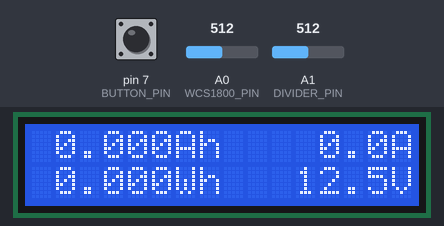
This sketch was run on a simulated Arduino Nano, built with avr-gcc and run on an emulated ATmega328P. Shown: 16×2 character LCD. Inputs (shaded band) come from the test bench; at power-on: A1 (DIVIDER_PIN) = 512, pin 7 (BUTTON_PIN) HIGH, A0 (WCS1800_PIN) = 512. EEPROM starts erased.

Above: at 1.2 s.
1.3 s: A1 (DIVIDER_PIN) set to 306
At 3.2 s:
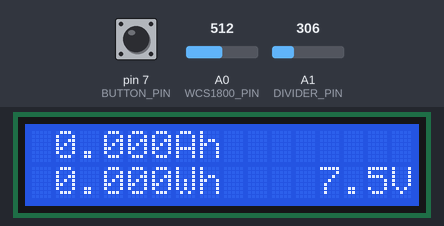
At 4.0 s:
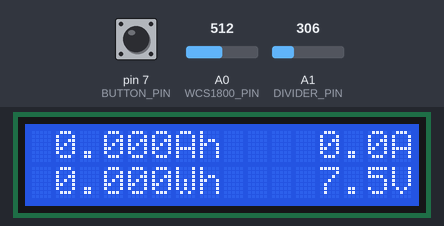
Timing chart, 0 to 5.5 s (numbered marks = the images above; inputs shaded):
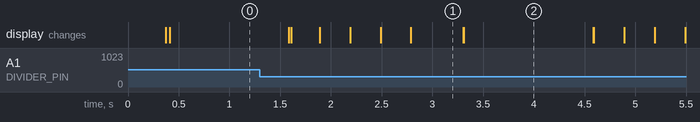

The sketch:

WhMeter1.ino
```cpp
/*
  Watt x hour meter with voltage divider, WCS1800 current sensor and
  LCD 1602 over I2C

  - VDD supply for Arduino Nano 7V - 12V.

  - Voltage divider 5x -> max 25V.

  - WCS1800 with 66mV/A and max 35A.

  - We sample as fast as possible because the current may oscillate
    (for example the tested APC UPS varies the current at 100Hz).
*/
#include <EEPROM.h>
#include <LiquidCrystal_I2C.h> // LiquidCrystal I2C by Frank de Brabander
                               // https://github.com/johnrickman/LiquidCrystal_I2C

// LCD
const uint8_t LCD_COLS = 16;
const uint8_t LCD_ROWS = 2;
LiquidCrystal_I2C lcd(0x27, LCD_COLS, LCD_ROWS); // PCF8574: 0x20 - 0x27 (default), PCF8574A: 0x38 - 0x3F (default)
char lcdLine1[16]; // not null terminated
char lcdLine2[16]; // not null terminated
int lcdLine1Pos = -1;
int lcdLine2Pos = -1;

// Button
const byte BUTTON_PIN = 7;
unsigned int btnPressedCount = 0;

// Voltage
const byte DIVIDER_PIN = A1;
const float factorVoltage = 5.0 * 5.0 / 1023.0;
float avgVoltage = 0.0;

// Current
const byte WCS1800_PIN = A0;
int zeroCurrent = 512;
const float factorCurrent = 5.0 / (1023.0 * 0.066);
float avgCurrent = 0.0;
float prevInstCurrent = 0.0;
int64_t ampMicros = 0;

// Power
float prevInstPower = 0.0;
int64_t wattMicros = 0;

// Time
unsigned long prevFastMicros;
unsigned long prevSlowMicros;

// Calibrate
const int CALIB_SIZE = 250;
static void zeroCalibrate()
{
  analogRead(WCS1800_PIN);  // read analog pin to stabilize the ADC
  uint32_t startMicros;
  int32_t dataSum = 0;
  for (int i = 0; i < CALIB_SIZE; i++)
  {
    startMicros = micros();
    dataSum += analogRead(WCS1800_PIN);   // AVR takes ~100μs to read it
    while (micros() - startMicros < 829); // sample rate = 1200Hz
  }
  zeroCurrent = dataSum / CALIB_SIZE;
  EEPROM.put(0, zeroCurrent);
}

void setup()
{
  // Load calibration value
  EEPROM.get(0, zeroCurrent);
  if (zeroCurrent < 0 || zeroCurrent > 1023)
    zeroCurrent = 512;

  // LCD
  lcd.init();             // this calls Wire.begin() which sets the default clock of 100000 (100kHz)
  Wire.setClock(400000);  // use fast mode at 400000 (400kHz)
  lcd.backlight();        // turn on the backlight
  lcd.clear();            // return to home position and clear everything

  // Button
  pinMode(BUTTON_PIN, INPUT_PULLUP);

  // Time
  unsigned long currentMicros = micros();
  prevFastMicros = currentMicros;
  prevSlowMicros = currentMicros;
}

void loop()
{
  // Current time
  unsigned long currentMicros = micros();

  // Sample voltage & current and do a single LCD operation
  // Note: cannot sample faster than 1000Hz because the code here can take up to 1ms
  if (currentMicros - prevFastMicros > 1200)
  {
    // Instantaneous
    int rawVoltage = analogRead(DIVIDER_PIN); // AVR takes ~100μs to read it
    int rawCurrent = analogRead(WCS1800_PIN); // AVR takes ~100μs to read it
    float instVoltage = rawVoltage * factorVoltage;
    float instCurrent = (rawCurrent - zeroCurrent) * factorCurrent;
    float instPower = instVoltage * instCurrent;
    ampMicros += (int64_t)((prevInstCurrent + instCurrent) / 2.0 * (float)(currentMicros - prevFastMicros)); // trapezoidal integration
    wattMicros += (int64_t)((prevInstPower + instPower) / 2.0 * (float)(currentMicros - prevFastMicros)); // trapezoidal integration

    // Moving average
    avgVoltage = (15.0 * avgVoltage + instVoltage) / 16.0;
    avgCurrent = (127.0 * avgCurrent + instCurrent) / 128.0;

    // One I2C operation at the time (I2C @ 400kHz takes ~650μs for each char write or position change)
    if (lcdLine1Pos == 16)
    {
      lcd.setCursor(0, 1);  // change to second line
      lcdLine1Pos = -1;     // disable writing of first line
      lcdLine2Pos = 0;      // start writing second line
    }
    else if (lcdLine2Pos == 16)
    {
      lcd.setCursor(0, 0);  // change back to first line
      lcdLine1Pos = -1;     // disable writing of first line
      lcdLine2Pos = -1;     // disable writing of second line
    }
    else if (lcdLine1Pos >= 0 && lcdLine1Pos <= 15)
      lcd.write(lcdLine1[lcdLine1Pos++]);
    else if (lcdLine2Pos >= 0 && lcdLine2Pos <= 15)
      lcd.write(lcdLine2[lcdLine2Pos++]);

    // Update vars for the next loop round
    prevInstCurrent = instCurrent;
    prevInstPower = instPower;
    prevFastMicros = currentMicros;
  }

  // Handle button press and update LCD buffers
  // Note: to make sure that all chars are displayed on the LCD,
  //       this must be executed at least 34x slower than the above
  if (currentMicros - prevSlowMicros > 300000)
  {
    // Long press (~3 sec) to calibrate
    bool displayCurrent = true;
    if (digitalRead(BUTTON_PIN) == HIGH)
    {
      ++btnPressedCount;
      if (btnPressedCount == 5 || btnPressedCount == 7 || btnPressedCount == 9)
        displayCurrent = false; // flash display before calibration
      if (btnPressedCount >= 10)
      {
        zeroCalibrate();
        btnPressedCount = 0;
      }
    }
    else
      btnPressedCount = 0;

    // Update LCD buffers
    if (lcdLine1Pos == -1 && lcdLine2Pos == -1)
    {
      // Init bufs
      memset(lcdLine1, ' ', 16);
      memset(lcdLine2, ' ', 16);
      char buf[7]; // the below dtostrf() write 6 chars + null char

      // Convert to Ah and Wh
      float Ah = (float)(ampMicros / 1000000) / 3600.0;
      float AhAbs = fabs(Ah);
      float Wh = (float)(wattMicros / 1000000) / 3600.0;
      float WhAbs = fabs(Wh);
      if (AhAbs > 99999.0 || WhAbs > 99999.0) // do reset on display overflow
      {
        ampMicros = 0;
        wattMicros = 0;
        Ah = 0.0;
        AhAbs = 0.0;
        Wh = 0.0;
        WhAbs = 0.0;
      }

      // Ah
      // Note: to make sure that dtostrf() does not round to one digit more,
      //       do <= 9.0, 99.0 or 999.0 and not < 10.0, 100.0 or 1000.0
      if (AhAbs <= 9.0)
        dtostrf(Ah, 6, 3, buf);
      else if (AhAbs <= 99.0)
        dtostrf(Ah, 6, 2, buf);
      else if (AhAbs <= 999.0)
        dtostrf(Ah, 6, 1, buf);
      else
        dtostrf(Ah, 6, 0, buf);
      memcpy(lcdLine1, buf, 6);
      lcdLine1[6] = 'A';
      lcdLine1[7] = 'h';

      // A
      if (displayCurrent)
      {
        dtostrf(avgCurrent, 6, 1, buf);
        memcpy(lcdLine1 + 9, buf, 6);
        lcdLine1[15] = 'A';
      }

      // Wh
      // Note: to make sure that dtostrf() does not round to one digit more,
      //       do <= 9.0, 99.0 or 999.0 and not < 10.0, 100.0 or 1000.0
      if (WhAbs <= 9.0)
        dtostrf(Wh, 6, 3, buf);
      else if (WhAbs <= 99.0)
        dtostrf(Wh, 6, 2, buf);
      else if (WhAbs <= 999.0)
        dtostrf(Wh, 6, 1, buf);
      else
        dtostrf(Wh, 6, 0, buf);
      memcpy(lcdLine2, buf, 6);
      lcdLine2[6] = 'W';
      lcdLine2[7] = 'h';

      // V
      dtostrf(avgVoltage, 6, 1, buf);
      memcpy(lcdLine2 + 9, buf, 6);
      lcdLine2[15] = 'V';

      // Start writing first line
      lcdLine1Pos = 0;
    }

    // Update var for the next loop round
    prevSlowMicros = currentMicros;
  }
}
```

Measured:
- what the display in image 1 shows lasts 0.5 s, from 2.8 s to 3.3 s
